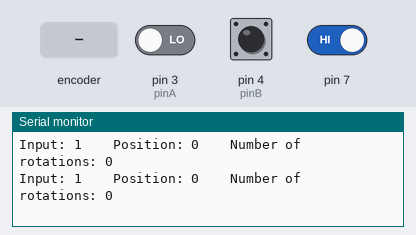
This sketch was run on a simulated Arduino Uno, built with avr-gcc and run on an emulated ATmega328P. On the bench: the last lines printed to the serial monitor. Inputs (shaded band) come from the test bench; at power-on: pin 7 HIGH, pin 3 (pinA) LOW, pin 4 (pinB) HIGH.

Above: at 1.2 s.
1.3 s: rotary encoder on pin 3 (pinA) / pin 4 (pinB) turned 2 steps (second pin leading)
At 1.9 s:
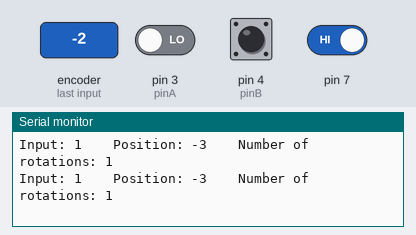
4.7 s: pin 7 driven LOW
At 5.8 s:
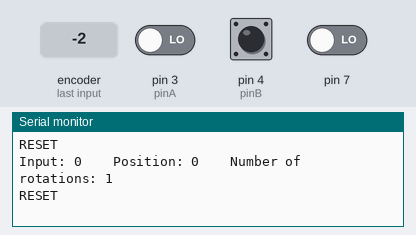
6.2 s: rotary encoder on pin 3 (pinA) / pin 4 (pinB) turned 3 steps (first pin leading)
At 7.3 s:
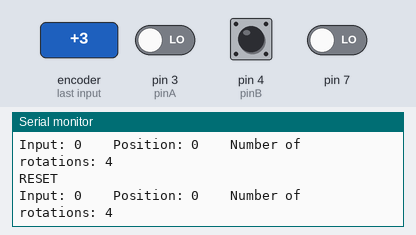
9.8 s: pin 7 driven HIGH
At 10.7 s:
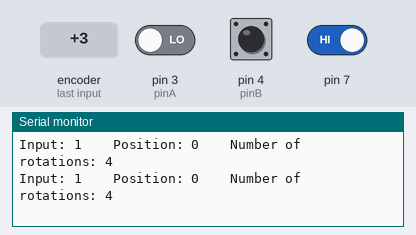
12.8 s: rotary encoder on pin 3 (pinA) / pin 4 (pinB) turned 1 step (first pin leading)
At 13.8 s:
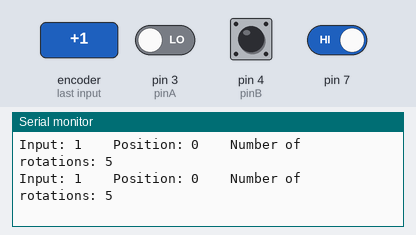
16.0 s: pin 7 driven LOW
At 16.8 s:
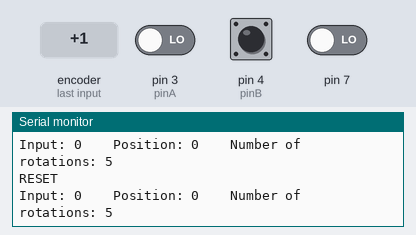
Timing chart, 0 to 19.0 s (numbered marks = the images above; inputs shaded):
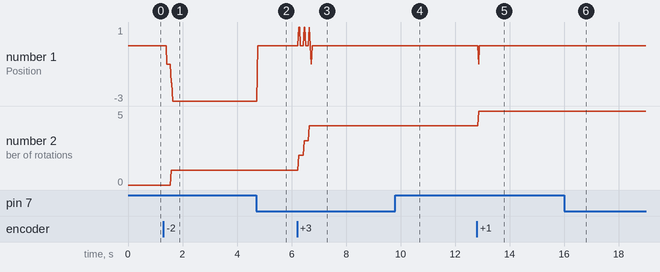

Measured:
- after the input at 1.3 s, the serial monitor: prints a new line after 0.13 s (image 1)
- after the input at 4.7 s, the serial monitor: prints a new line after 0.05 s (image 2)
- after the input at 6.2 s, the serial monitor: prints a new line after 0.06 s (image 3)
- after the input at 9.8 s, the serial monitor: prints a new line after 0.06 s (image 4)
- after the input at 12.8 s, the serial monitor: prints a new line after 0.06 s (image 5)
- after the input at 16.0 s, the serial monitor: prints a new line at once (image 6)
- plotted number 1: 0 → -3 after the input at 1.3 s, -3 → 0 after the input at 4.7 s
- plotted number 2: 1 → 4 after the input at 6.2 s, 4 → 5 after the input at 12.8 s

The sketch:

ProtoEncoder.ino
```cpp
#include <ArduinoJson.h>

/*
*   VARIABLES
*/
int pinA = 3; // Connected to CLK on KY-040
int pinB = 4; // Connected to DT on KY-040
int encoderPosCount = 0;
int numberRotation;

int reset;

int pinALast;
int aVal;
int bVal;
boolean bCW;

String lastClk;

JsonDocument doc;

/*
*   METHODS
*/
void setup() {
  pinMode (pinA,INPUT);
  pinMode (pinB,INPUT);
  pinMode (7, INPUT);
  /* Read Pin A
  Whatever state it's in will reflect the last position
  */
  pinALast = digitalRead(pinA);
  Serial.begin (19200);
}

void loop() {
  doc.clear();

  aVal = digitalRead(pinA);
  bVal = digitalRead(pinB);

  reset = digitalRead(7);

  if (!reset) {
    Serial.println("RESET");
    encoderPosCount = 0;
  }


  String message = "";

  if (RotationDetected()){ // Means the knob is rotating
    doc["rotation"] = true;

    message += "IIIIIIIIIIIIIII ";

    numberRotation++;

    String direction;
    // if the knob is rotating, we need to determine clockwise
    // We do that by reading pin B.
    if (bVal != aVal) { // Means pin A Changed first - We're Rotating Clockwise
      encoderPosCount ++;
      bCW = true;

      direction = "clockwise";
    } else {// Otherwise B changed first and we're moving CCW
      bCW = false;
      encoderPosCount--;

      direction = "counterclockwise";
    }

    lastClk = direction;
    doc["direction"] = direction;
  }
  else { // No rotation detected
    message += "O ";


    doc["rotation"] = false;
    doc["direction"] = lastClk;


  }


  doc["PosCount"] = encoderPosCount;


  //serializeJson(doc, Serial);

  //encoderPosCount %= 20;


  Serial.println();

  String final = "Input: " + String(digitalRead(7)) + "    ";
  final += "Position: " + String(encoderPosCount) + "    ";
  final += "Number of rotations: " + String(numberRotation / 2) + "    \n";

  Serial.print(final);

  pinALast = aVal;

  delay(1);
}


boolean RotationDetected() {
  return aVal != pinALast;
}
```
